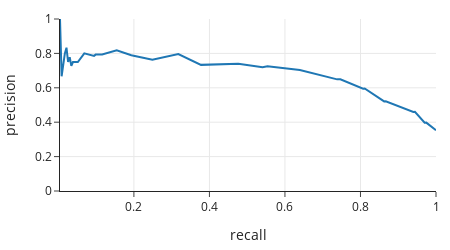

The code cell stored with this chart in its notebook:
### Markdown cell above
Another common plot used to evaluate the performance of a classifier is the *precision-recall curve*, of PR curve for short. It plots the precision-recall pairs for each threshold:

### Code cell
fig = px.line(tpr_df, x="recall", y="precision")
fig.update_layout(width=450, height=250, yaxis_range=[0, 1])
fig

### Figure 1 — Plotly figure (JSON) as saved in the notebook; plotly's stock layout.template omitted (floating-point values rounded to 4 significant figures)
{"data": [{"hovertemplate": "recall=%{x}<br>precision=%{y}<extra></extra>", "legendgroup": "", "line": {"color": "#1F77B4", "dash": "solid"}, "marker": {"symbol": "circle"}, "mode": "lines", "name": "", "orientation": "v", "showlegend": false, "type": "scatter", "x": [1, 0.9742, 0.97, 0.9442, 0.9399, 0.867, 0.8627, 0.8112, 0.8069, 0.7468, 0.7382, 0.6438, 0.6395, 0.5536, 0.5408, 0.4764, 0.3863, 0.3777, 0.3176, 0.2489, 0.1931, 0.1545, 0.1159, 0.09871, 0.09442, 0.06867, 0.0515, 0.03863, 0.03433, 0.03004, 0.02575, 0.02146, 0.01717, 0.008584, 0.004292], "xaxis": "x", "y": [0.3536, 0.3975, 0.3972, 0.4603, 0.4591, 0.522, 0.5207, 0.5962, 0.5949, 0.6493, 0.6491, 0.7009, 0.7028, 0.7247, 0.72, 0.74, 0.7377, 0.7333, 0.7957, 0.7632, 0.7895, 0.8182, 0.7941, 0.7931, 0.7857, 0.8, 0.75, 0.75, 0.7273, 0.7778, 0.75, 0.8333, 0.8, 0.6667, 1], "yaxis": "y"}], "layout": {"height": 250, "legend": {"tracegroupgap": 0}, "width": 450, "xaxis": {"anchor": "y", "autorange": true, "domain": [0, 1], "range": [0.004292, 1], "title": {"text": "recall"}, "type": "linear"}, "yaxis": {"anchor": "x", "domain": [0, 1], "range": [0, 1], "title": {"text": "precision"}, "type": "linear"}}}
